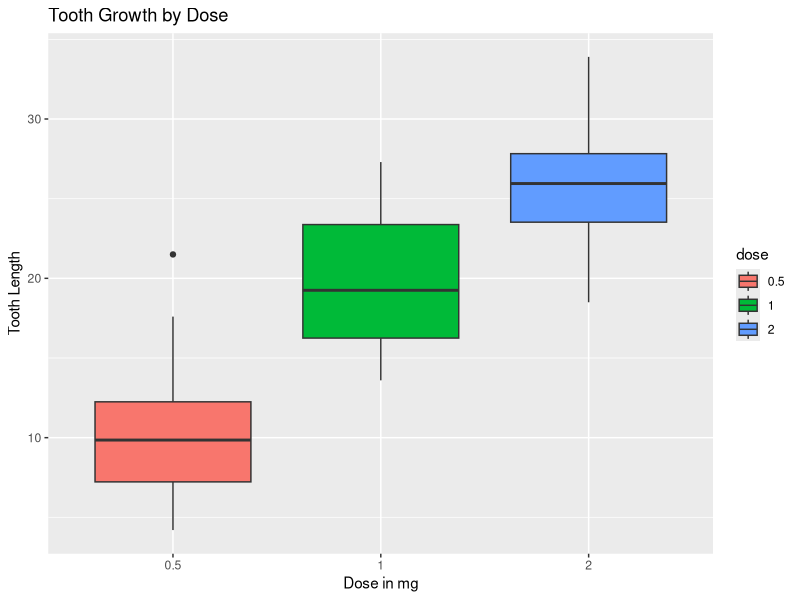
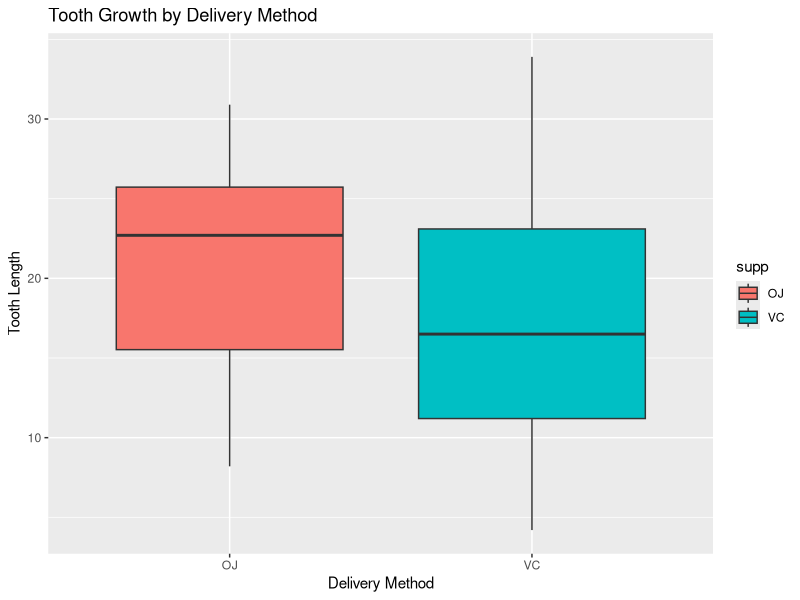

The R source for these figures, in order:
## ---- chunk 1
knitr::opts_chunk$set(echo = TRUE)
## ---- chunk 2
library(datasets)
library(ggplot2)
data(ToothGrowth)
str(ToothGrowth)
head(ToothGrowth)
summary(ToothGrowth)
## ---- chunk 3
ToothGrowth$dose <- as.factor(ToothGrowth$dose)
MyGrowthPlot <- ggplot(ToothGrowth, aes(x=dose, y=len,fill=dose)) +  geom_boxplot() +  ggtitle("Tooth Growth by Dose") + xlab("Dose in mg") + ylab("Tooth Length")
MyGrowthPlot

## ---- chunk 4
MyMethodPlot <- ggplot(ToothGrowth, aes(x=supp, y=len,fill=supp)) +  geom_boxplot() +  ggtitle("Tooth Growth by Delivery Method") + xlab("Delivery Method") + ylab("Tooth Length")
MyMethodPlot
